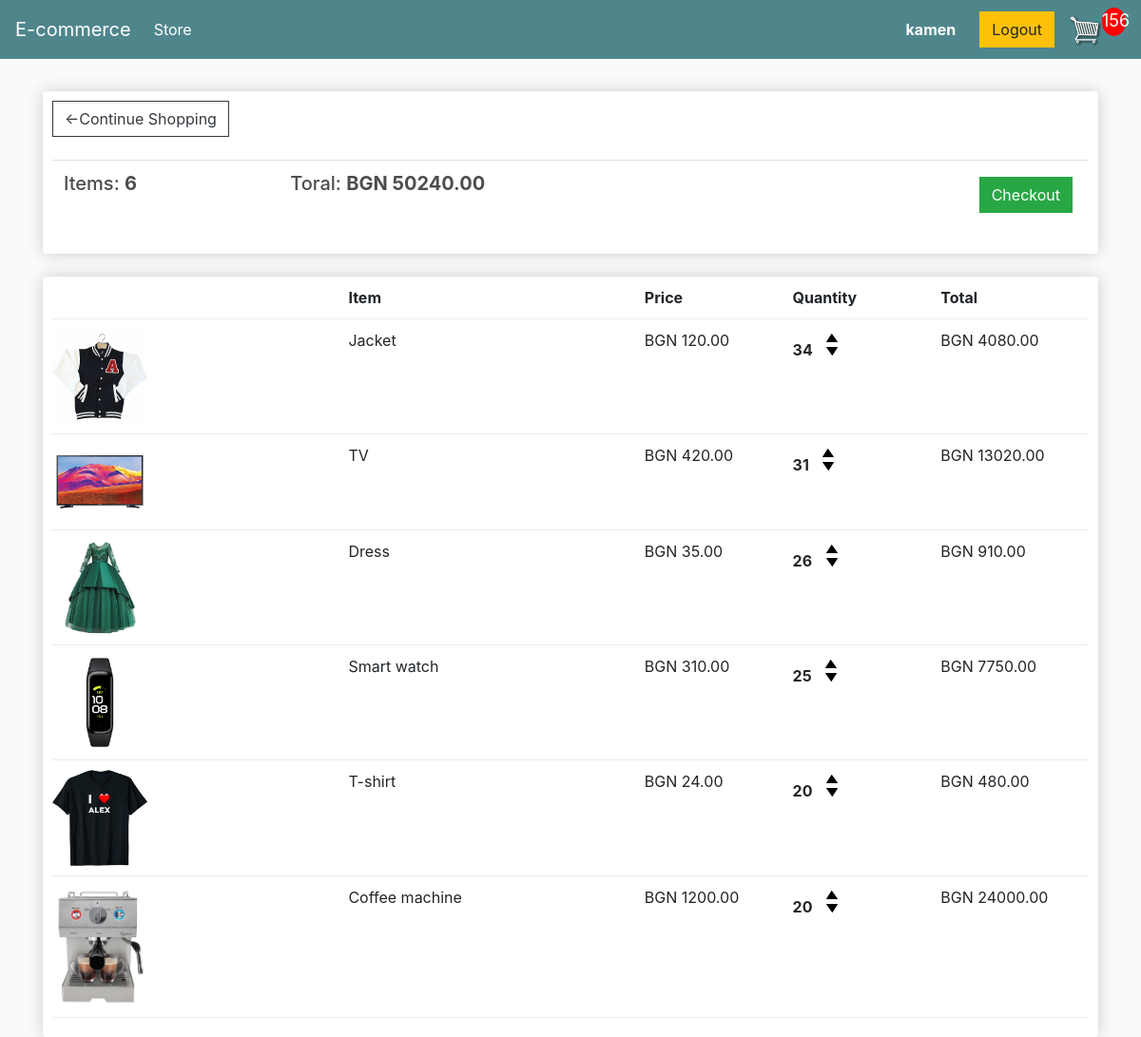
The app's page /cart/ (signed in) with its own data.
### ecommerce/store/models.py (models this page shows, shortened)
class Customer(models.Model):
    user = models.OneToOneField(User, on_delete=models.CASCADE)
    name = models.CharField(max_length=40, blank=True, null=True)
    email = models.EmailField(blank=True, null=True)

class Order(models.Model):
    customer = models.ForeignKey(Customer, on_delete=models.SET_NULL, null=True)
    date_ordered = models.DateTimeField(auto_now_add=True)
    complete = models.BooleanField(default=False)
    transaction_id = models.CharField(max_length=20, null=True, blank=True)
    @property
    def total_order_price(self):
        result = 0
        items = self.orderitem_set.all()
        for item in items:
            result += item.total_price
        return result

class OrderItem(models.Model):
    product = models.ForeignKey(Product, on_delete=models.DO_NOTHING)
    order = models.ForeignKey(Order, on_delete=models.CASCADE)
    quantity = models.IntegerField(default=0)
    data_added = models.DateTimeField(auto_now_add=True)
    @property
    def total_price(self):
        result = self.quantity*self.product.price
        return result

class Product(models.Model):
    name = models.CharField(max_length=20)
    price = models.FloatField()
    category = models.ForeignKey(Category, on_delete=models.CASCADE)
    image = models.ImageField(upload_to='static/images/', blank=True, null=True)
    description = models.TextField(max_length=400, null=True, blank=True)

### ecommerce/store/views.py (the view)
# urls.py: path('cart/', cart, name='cart'),
def cart(request):
    if request.user.is_authenticated:
        customer = request.user.customer
        order, created = Order.objects.get_or_create(customer=customer, complete=False)
        items = order.orderitem_set.all()
    else:
        order = None
        items = []
    context = {
        'items': items,
        'order': order,
    }
    return render(request, 'cart.html', context)

### ecommerce/store/templatetags/tags.py (called while the page is built)
@register.simple_tag
def total_order_items(request):
    result = 0
    if not request.user.is_authenticated:
        return result
    try:
        customer = request.user.customer
    except:
        return result
    order, created = Order.objects.get_or_create(customer=customer, complete=False)
    items = order.orderitem_set.all()
    if items:
        for item in items:
            result += item.quantity
    return result

### ecommerce/store/templates/cart.html
{% extends 'main.html' %}
{% load static %}
{% block content %}
    <div class="row">
        <div class="col-lg-12">
            <div class="box-element">
                <a class="btn btn-outline-dark" href="{% url 'store' %}">&#x2190;Continue Shopping</a>
                <br>
                <br>
                <table class="table">
                    <tr>
                        <th><h5>Items: <strong>{{ items|length }}</strong></h5></th>
                        <th><h5>Toral: <strong>BGN {{ order.total_order_price|floatformat:2 }}</strong></h5></th>
                        <th>
                            <a style="float: right; margin: 5px;" class="btn btn-success" href="{% url 'checkout' %}">Checkout</a>
                        </th>
                    </tr>
                </table>
            </div>
            <br>
            <div class="box-element">
                <div class="cart-row">
                    <div style="flex: 2"></div>
                    <div style="flex: 2"><strong>Item</strong></div>
                    <div style="flex: 1"><strong>Price</strong></div>
                    <div style="flex: 1"><strong>Quantity</strong></div>
                    <div style="flex: 1"><strong>Total</strong></div>
                </div>
                {% for item in items %}
                    <div class="cart-row">
                        <div style="flex: 2"><img class="row-image" src="{{ item.product.image.url }}" alt="No image"></div>
                        <div style="flex: 2"><p>{{ item.product.name }}</p></div>
                        <div style="flex: 1"><p>BGN {{ item.product.price|floatformat:2 }}</p></div>
                        <div style="flex: 1">
                            <p class="quantity">{{ item.quantity }}</p>
                            <div class="quantity">
                                <a href="{% url 'increase_quantity_of_ordered_item' item.pk %}"><img class="chg-quantity" src="{% static 'images/arrow-up.png' %}"></a>
                                <a href="{% url 'decrease_quantity_of_ordered_item' item.pk %}"><img class="chg-quantity" src="{% static 'images/arrow-down.png' %}"></a>
                            </div>
                        </div>
                        <div style="flex: 1"><p>BGN {{ item.total_price|floatformat:2 }}</p></div>
                    </div>
                {% endfor %}
            </div>
        </div>
    </div>
{% endblock %}

### templates/main.html (shortened to what this page needs)
{% load tags %}
<!DOCTYPE html>
{% load static %}
<html>
    <head>
        <link rel="stylesheet" href="https://stackpath.bootstrapcdn.com/bootstrap/4.4.1/css/bootstrap.min.css"
>
        <link rel="stylesheet" type="text/css" href="{% static 'css/main.css' %}">
     </head>
     <body>
     <nav class="navbar navbar-expand-lg navbar-dark bg-dark">
         <a class="navbar-brand" href="{% url 'store' %}">E-commerce</a>
         <div class="collapse navbar-collapse" id="navbarSupportedContent">
             <ul class="navbar-nav mr-auto">
                 <li class="nav-item active">
                     <a class="nav-link" href="{% url 'store' %}">Store <span class="sr-only">(current)</span></a>
                 </li>
             </ul>
         </div>
         <div class="form-inline my-2 my-lg-0">
             <strong style="color: white; margin-right: 25px">{{ user }}</strong>
             {% if not user.is_authenticated %}
                <a href="{% url 'login' %}" class="btn btn-warning">Login</a>
             {% elif user.is_authenticated %}
                 <a href="{% url 'logout' %}" class="btn btn-warning">Logout</a>
             {% endif %}
             <a href="{% url 'cart' %}">
                 <img id="cart-icon" src="{% static 'images/cart.png' %}" alt="No Image">
             </a>
             <p id="cart-total">{% total_order_items request %}</p>
         </div>
     </nav>
             <div class="container">
                    <br>
                    {% block content %}
                     {% endblock content %}
             </div>
     </body>
</html>

### static/css/main.css (style rules this page uses)
body { background-color: hsl(0, 0%, 98%); }
h1,h2,h3,h4,h5,h6 { color:hsl(0, 0%, 30%); }
.box-element { box-shadow:hsl(0, 0%, 80%) 0 0 16px; background-color: #fff; border-radius: 4px; padding: 10px; }
.bg-dark { background-color: #4f868c!important; }
#cart-icon { width:35px; display: inline-block; margin-left: 15px; }
#cart-total { display: block; text-align: center; color:#fff; background-color: red; width: 25px; height: 30px; border-radius: 50%; font-size: 18px; }
.col-lg-4, .col-lg-6, .col-lg-8, .col-lg-12 { margin-top: 10px; }
.btn { border-radius: 0; }
.row-image { width: 100px; }
.cart-row { display: flex; align-items: flex-stretch; padding-bottom: 10px; margin-bottom: 10px; border-bottom: 1px solid #ececec; }
.quantity { display: inline-block; font-weight: 700; padding-right:10px; }
.chg-quantity { width: 12px; cursor: pointer; display: block; margin-top: 5px; transition:.1s; }

### records on screen
Order: total_order_price "50240.00"
OrderItem: product.image (picture), product.name "Jacket", product.price "120.00", quantity "34", total_price "4080.00"
OrderItem: product.image (picture), product.name "TV", product.price "420.00", quantity "31", total_price "13020.00"
OrderItem: product.image (picture), product.name "Dress", product.price "35.00", quantity "26", total_price "910.00"
OrderItem: product.image (picture), product.name "Smart watch", product.price "310.00", quantity "25", total_price "7750.00"
OrderItem: product.image (picture), product.name "T-shirt", product.price "24.00", quantity "20", total_price "480.00"
OrderItem: product.image (picture), product.name "Coffee machine", product.price "1200.00", quantity "20", total_price "24000.00"

### other values on screen
{{ user }} "kamen"
{{ items|length }} "6"
